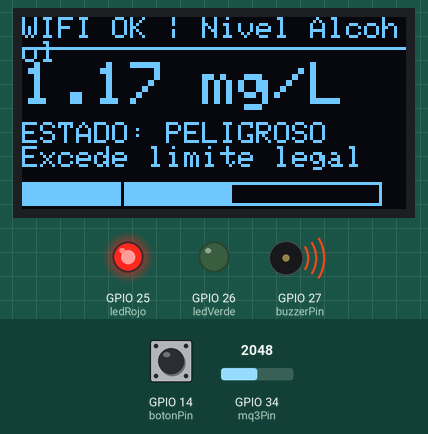
This sketch was run on a simulated ESP32. Parts: 128×64 one-colour display, output pins drawn as LEDs (lit = HIGH), buzzer (waves = sounding, pin HIGH). Inputs (shaded band) come from the test bench; at power-on: GPIO 14 (botonPin) HIGH, GPIO 34 (mq3Pin) = 2048. WiFi joins after 1.5 s; servers stay silent unless stated; uploads are accepted with an empty reply; what the sketch prints to the serial monitor is not drawn.

Above: at 6.8 s.
6.9 s: GPIO 14 (botonPin) pulled LOW for 0.15 s
At 8.0 s:
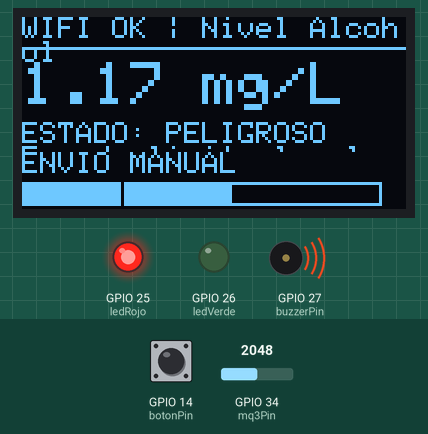
10.0 s: GPIO 34 (mq3Pin) set to 1025
At 11.1 s:
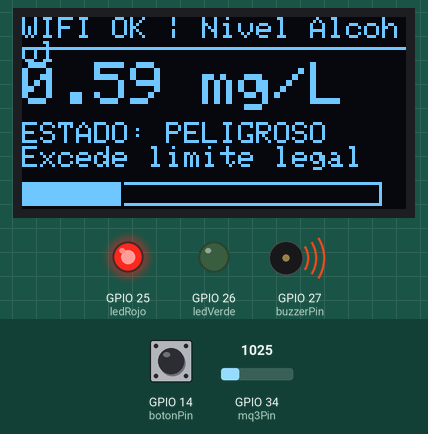
11.6 s: GPIO 34 (mq3Pin) set to 933
At 12.8 s:
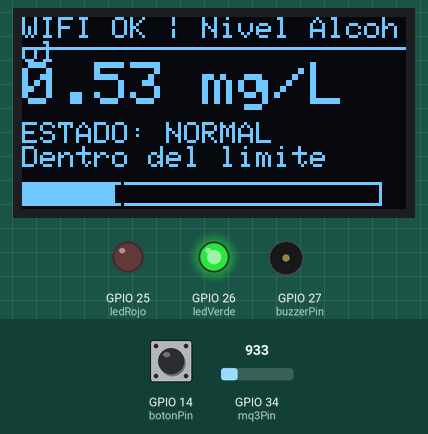
13.1 s: GPIO 14 (botonPin) pulled LOW for 1 s
At 14.4 s:
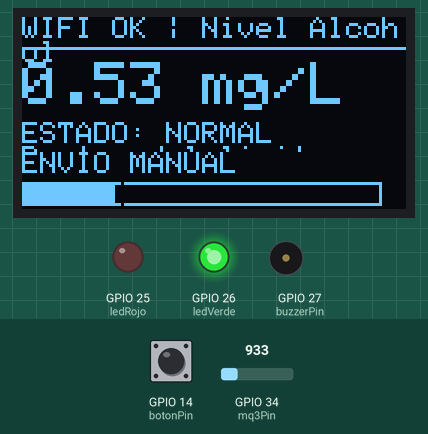
16.5 s: GPIO 34 (mq3Pin) set to 1228
At 60.33 s:
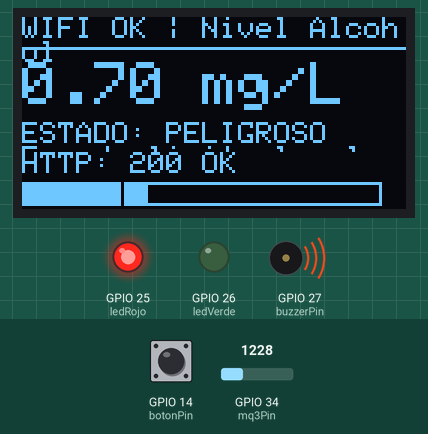
Timing chart, 0 to 61.7 s (numbered marks = the images above; inputs shaded):
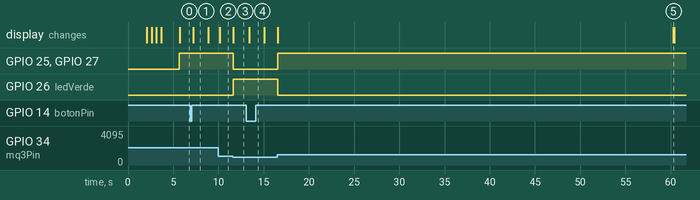

Measured:
- the behaviour switches between 963 and 962 on GPIO 34 (mq3Pin) (found by bisection; images 2 and 3)
- after the input at 6.9 s, the display: first changes after 0.31 s (image 1 shows a later state)
- after the input at 10.0 s, the display: changes after 0.12 s (image 2)
- after the input at 11.6 s, GPIO 25 (ledRojo), GPIO 27 (buzzerPin): HIGH → LOW at once; GPIO 26 (ledVerde): LOW → HIGH at once; the display: changes at once (image 3)
- after the input at 13.1 s, the display: first changes after 0.29 s (image 4 shows a later state)
- after the input at 16.5 s, GPIO 25 (ledRojo), GPIO 27 (buzzerPin): LOW → HIGH at once; GPIO 26 (ledVerde): HIGH → LOW at once; the display: first changes after 0.06 s (image 5 shows a later state)
- what the display in image 1 shows lasts 1.7 s, from 7.2 s to 8.9 s

The sketch:

DAC_-_V2.ino
```cpp
#include <WiFi.h>
#include <HTTPClient.h>
#include <Wire.h>
#include <Adafruit_GFX.h>
#include <Adafruit_SSD1306.h>

// Configuración OLED
#define SCREEN_WIDTH 128
#define SCREEN_HEIGHT 64
#define OLED_RESET -1
Adafruit_SSD1306 display(SCREEN_WIDTH, SCREEN_HEIGHT, &Wire, OLED_RESET);

// Configuración pines
const int mq3Pin = 34;        // Pin analógico del sensor MQ3
const int ledRojo = 25;        // LED rojo (nivel peligroso)
const int ledVerde = 26;       // LED verde (nivel seguro)
const int botonPin = 14;       // Pin del botón para envío manual
const int buzzerPin = 27;      // Pin del buzzer
const int valorMinimo = 0;     // Valor mínimo del sensor
const int valorMaximo = 3500;  // Valor máximo del sensor
const float umbralLegal = 0.55; // Umbral legal de alcohol en sangre (mg/L)

// Configuración WiFi
const char* ssid = "UPQ-Alumnos";       // Reemplaza con tu SSID
const char* password = ""; // Reemplaza con tu contraseña
const char* serverUrl = "http://10.16.33.189:5000/datos"; // URL de tu servidor Flask

// Variables para manejo de tiempo
unsigned long lastSendTime = 0;
const long sendInterval = 60000;

// Variables para manejo de botón
bool botonPresionado = false;
unsigned long lastDebounceTime = 0;
const long debounceDelay = 50;

// Variables para reconexión WiFi
unsigned long lastReconnectAttempt = 0;
const long reconnectInterval = 30000;

// ========== PROTOTIPOS DE FUNCIÓN ==========
void mostrarMensajeInicial();
void conectarWiFi();
float calcularConcentracion(int valorSensor);
void controlarAlarma(float concentracionMgL);
void mostrarDatosSerial(int valorSensor, float concentracionMgL);
void mostrarDatosOLED(float concentracionMgL);
void enviarDatosServidor(int valorSensor, float concentracionMgL);
void mostrarMensajeBoton();
// ===========================================

void setup() {
  // Inicializar pines
  pinMode(mq3Pin, INPUT);
  pinMode(ledRojo, OUTPUT);
  pinMode(ledVerde, OUTPUT);
  pinMode(buzzerPin, OUTPUT);
  pinMode(botonPin, INPUT_PULLUP);
  Serial.begin(115200);

  // Inicializar OLED
  if (!display.begin(SSD1306_SWITCHCAPVCC, 0x3C)) {
    Serial.println(F("Error al iniciar OLED"));
    while (true);
  }

  // Mostrar pantalla de inicio
  mostrarMensajeInicial();

  // Conectar a WiFi
  conectarWiFi();
}

void loop() {
  // Si no estamos conectados y ha pasado el intervalo de reconexión, intentar reconectar
  if (WiFi.status() != WL_CONNECTED) {
    unsigned long currentMillis = millis();
    if (currentMillis - lastReconnectAttempt >= reconnectInterval) {
      lastReconnectAttempt = currentMillis;
      Serial.println("Intentando reconectar a WiFi...");
      conectarWiFi();
    }
  }

  // Leer sensor y calcular concentración
  int valorSensor = analogRead(mq3Pin);
  float concentracionMgL = calcularConcentracion(valorSensor);

  // Controlar LEDs y buzzer según el nivel
  controlarAlarma(concentracionMgL);

  // Mostrar datos en Serial Monitor
  mostrarDatosSerial(valorSensor, concentracionMgL);

  // Mostrar datos en pantalla OLED
  mostrarDatosOLED(concentracionMgL);

  // Manejar botón para envío manual
  int lecturaBoton = digitalRead(botonPin);

  // Detectar flanco descendente (botón presionado)
  if (lecturaBoton == LOW && !botonPresionado) {
    if (millis() - lastDebounceTime > debounceDelay) {
      botonPresionado = true;
      lastDebounceTime = millis();

      // Forzar envío inmediato
      enviarDatosServidor(valorSensor, concentracionMgL);
      mostrarMensajeBoton();  // Feedback visual
    }
  }

  // Resetear estado cuando se suelta el botón
  if (lecturaBoton == HIGH && botonPresionado) {
    botonPresionado = false;
  }

  // Envío automático cada minuto
  unsigned long currentTime = millis();
  if (currentTime - lastSendTime >= sendInterval) {
    enviarDatosServidor(valorSensor, concentracionMgL);
    lastSendTime = currentTime;
  }

  delay(100);
}

// ========== FUNCIONES AUXILIARES ==========

// Función para mostrar mensaje inicial en OLED
void mostrarMensajeInicial() {
  display.clearDisplay();
  display.setTextSize(1);
  display.setTextColor(SSD1306_WHITE);
  display.setCursor(0, 0);
  display.println("  Medidor Alcohol");
  display.println("  0-2 mg/L BAC");
  display.println("-------------------");
  display.println(" Boton: Envio MANUAL");
  display.println(" Auto: 60 segundos");
  display.println(" Buzzer: Alarma");
  display.display();
  delay(2000);
}

// Función mejorada para conectar a WiFi
void conectarWiFi() {
  display.clearDisplay();
  display.setCursor(0, 0);
  display.println(" Conectando WiFi...");
  display.println(" SSID:");
  display.println(ssid);
  display.display();

  Serial.print("Conectando a: ");
  Serial.println(ssid);

  WiFi.disconnect(true);  // Desconectar antes de conectar
  WiFi.begin(ssid, password);

  int intentos = 0;
  while (WiFi.status() != WL_CONNECTED && intentos < 30) { // 30 intentos (15 segundos)
    delay(500);
    Serial.print(".");
    display.print(".");
    display.display();
    intentos++;
  }

  if (WiFi.status() == WL_CONNECTED) {
    Serial.println("\nWiFi conectado");
    Serial.print("IP address: ");
    Serial.println(WiFi.localIP());

    display.clearDisplay();
    display.setCursor(0, 0);
    display.println("  WiFi Conectado");
    display.println("-------------------");
    display.print("SSID: ");
    display.println(ssid);
    display.print("IP: ");
    display.println(WiFi.localIP());
    display.display();
    delay(2000);
  } else {
    Serial.println("\nFallo en conexión WiFi");
    Serial.println("Razón: " + String(WiFi.status()));

    display.clearDisplay();
    display.setCursor(0, 0);
    display.println(" Error WiFi");
    display.println("-------------------");
    display.println("Codigo: " + String(WiFi.status()));
    display.println("Reintentando...");
    display.display();
  }
}

// Calcular concentración de alcohol
float calcularConcentracion(int valorSensor) {
  // Calcular concentración en mg/L (0-2 mg/L)
  float concentracionMgL = ((float)(valorSensor - valorMinimo) / (valorMaximo - valorMinimo)) * 2.0;
  // Limitar el rango entre 0 y 2.0
  return constrain(concentracionMgL, 0, 2.0);
}

// Controlar LEDs y buzzer según concentración
void controlarAlarma(float concentracionMgL) {
  if (concentracionMgL > umbralLegal) {
    digitalWrite(ledRojo, HIGH);
    digitalWrite(ledVerde, LOW);
    digitalWrite(buzzerPin, HIGH);  // Activar buzzer
  } else {
    digitalWrite(ledRojo, LOW);
    digitalWrite(ledVerde, HIGH);
    digitalWrite(buzzerPin, LOW);   // Desactivar buzzer
  }
}

// Mostrar datos en Serial Monitor
void mostrarDatosSerial(int valorSensor, float concentracionMgL) {
  Serial.print("Sensor: ");
  Serial.print(valorSensor);
  Serial.print(" - BAC: ");
  Serial.print(concentracionMgL, 2);
  Serial.println(" mg/L");

  // Mostrar estado WiFi
  Serial.print("Estado WiFi: ");
  switch(WiFi.status()) {
    case WL_CONNECTED: Serial.println("Conectado"); break;
    case WL_NO_SSID_AVAIL: Serial.println("SSID no disponible"); break;
    case WL_CONNECT_FAILED: Serial.println("Contraseña incorrecta"); break;
    case WL_IDLE_STATUS: Serial.println("En espera"); break;
    case WL_DISCONNECTED: Serial.println("Desconectado"); break;
    default: Serial.println("Desconocido"); break;
  }
}

// Mostrar datos en pantalla OLED
void mostrarDatosOLED(float concentracionMgL) {
  display.clearDisplay();
  display.setTextSize(1);
  display.setCursor(0, 0);

  // Indicador de conexión WiFi
  if (WiFi.status() == WL_CONNECTED) {
    display.print("WIFI OK");
  } else {
    display.print("WIFI ERR");
  }

  display.println(" | Nivel Alcohol");
  display.drawLine(0, 10, 128, 10, SSD1306_WHITE);

  display.setTextSize(2);
  display.setCursor(0, 15);
  display.print(concentracionMgL, 2);
  display.println(" mg/L");

  display.setTextSize(1);
  display.setCursor(0, 35);
  if (concentracionMgL > umbralLegal) {
    display.println("ESTADO: PELIGROSO");
    display.println("Excede limite legal");
  } else {
    display.println("ESTADO: NORMAL");
    display.println("Dentro del limite");
  }

  // Barra de progreso
  int barWidth = map(concentracionMgL * 100, 0, 200, 0, 120);
  display.drawRect(0, 55, 120, 8, SSD1306_WHITE);
  display.fillRect(0, 55, barWidth, 8, SSD1306_WHITE);

  // Línea de umbral legal
  int thresholdPos = map(umbralLegal * 100, 0, 200, 0, 120);
  display.drawLine(thresholdPos, 55, thresholdPos, 63, SSD1306_BLACK);

  display.display();
}

// Enviar datos al servidor Flask
void enviarDatosServidor(int valorSensor, float concentracionMgL) {
  if (WiFi.status() != WL_CONNECTED) {
    Serial.println("WiFi desconectado - No se puede enviar");

    // Mostrar error en OLED
    display.fillRect(0, 45, 128, 10, SSD1306_BLACK);
    display.setTextSize(1);
    display.setCursor(0, 45);
    display.println("Error WiFi - No enviado");
    display.display();
    return;
  }

  HTTPClient http;
  http.begin(serverUrl);
  http.addHeader("Content-Type", "application/x-www-form-urlencoded");

  // Construir datos para enviar
  String postData = "sensor_id=1"; // ID fijo del sensor
  postData += "&valor=" + String(valorSensor);
  postData += "&concentracion=" + String(concentracionMgL, 2);

  Serial.println("Enviando datos a servidor...");
  Serial.println("URL: " + String(serverUrl));
  Serial.println("Datos: " + postData);

  int httpCode = http.POST(postData);

  // Mostrar estado en OLED
  display.fillRect(0, 45, 128, 10, SSD1306_BLACK);
  display.setTextSize(1);
  display.setCursor(0, 45);

  if (httpCode > 0) {
    Serial.printf("Código HTTP: %d\n", httpCode);
    display.print("HTTP: ");
    display.print(httpCode);

    if (httpCode == HTTP_CODE_OK) {
      String payload = http.getString();
      Serial.println("Respuesta: " + payload);
      display.println(" OK");
    } else {
      display.println(" Error");
    }
  } else {
    String error = http.errorToString(httpCode);
    Serial.printf("Error en POST: %s\n", error.c_str());
    display.print("Error: ");
    display.println(error.substring(0, 10)); // Mostrar primeros 10 caracteres
  }

  display.display();
  http.end();
}

// Función para mostrar confirmación de envío manual
void mostrarMensajeBoton() {
  display.fillRect(0, 45, 128, 10, SSD1306_BLACK);
  display.setTextSize(1);
  display.setCursor(0, 45);
  display.println("ENVIO MANUAL");
  display.display();
  delay(1500);  // Mostrar mensaje por 1.5 segundos
}
```
